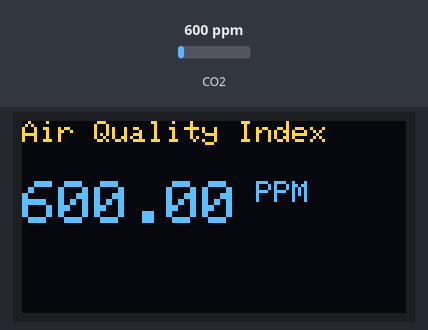
Bench run of a sketch on a simulated ESP8266 (NodeMCU). Parts: 128×64 one-colour display. Inputs (shaded band) come from the test bench; at power-on: CO2 600 ppm. The OLED is the two-colour kind (top 16 rows yellow); what the sketch prints to the serial monitor is not drawn.

Above: at 5.2 s.
5.3 s: CO2 set to 452 ppm
At 7.0 s:
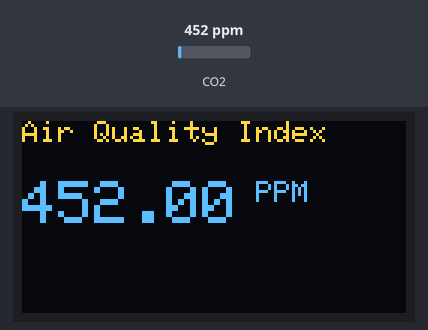
8.0 s: CO2 set to 1050 ppm
At 9.5 s:
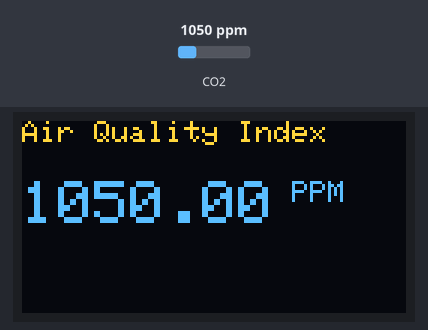
10.7 s: CO2 set to 1700 ppm
At 13.3 s:
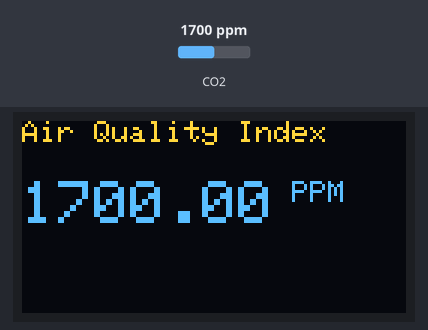
Timing chart, 0 to 14.8 s (numbered marks = the images above; inputs shaded):
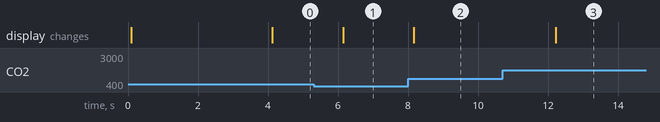

Measured:
- after the input at 5.3 s, the display: changes after 0.84 s (image 1)
- after the input at 8.0 s, the display: changes after 0.17 s (image 2)
- after the input at 10.7 s, the display: changes after 1.5 s (image 3)

The sketch:

mq135test.ino
```cpp
#include <ESP8266WiFi.h>
#include <SPI.h>
#include <Wire.h>
#include "MQ135.h"
#include <Adafruit_GFX.h>
#include <Adafruit_SSD1306.h>

#define SCREEN_WIDTH 128    // OLED display width, in pixels
#define SCREEN_HEIGHT 64    // OLED display height, in pixels
#define OLED_RESET -1       // Reset pin # (or -1 if sharing Arduino reset pin)
Adafruit_SSD1306 display(SCREEN_WIDTH, SCREEN_HEIGHT, &Wire, OLED_RESET);

String apiKey = "14K8UL2QEK8BTHN6"; // Enter your Write API key from ThingSpeak
const char *ssid = "Alexahome";     // replace with your wifi ssid and wpa2 key
const char *pass = "12345678";
const char* server = "api.thingspeak.com";

WiFiClient client;


void setup()
{
  Serial.begin(115200);
  display.begin(SSD1306_SWITCHCAPVCC, 0x3C); //initialize with the I2C addr 0x3C (128x64)
  display.clearDisplay();
  delay(10);

  Serial.println("Connecting to ");
  Serial.println(ssid);

  display.clearDisplay();
  display.setCursor(0,0);
  display.setTextSize(1);
  display.setTextColor(WHITE);
  display.println("Connecting to ");
  display.setTextSize(2);
  display.print(ssid);
  display.display();

  Serial.println("");
  Serial.println("WiFi connected");

  display.clearDisplay();
  display.setCursor(0,0);
  display.setTextSize(1);
  display.setTextColor(WHITE);
  display.print("WiFi connected");
  display.display();
  delay(4000);
}


  void loop()
  {
    MQ135 gasSensor = MQ135(A0);
    float air_quality = gasSensor.getPPM();
    Serial.print("Air Quality: ");
    Serial.print(air_quality);
    Serial.println("  PPM");
    Serial.println();

    display.clearDisplay();
    display.setCursor(0,0);  //oled display
    display.setTextSize(1);
    display.setTextColor(WHITE);
    display.println("Air Quality Index");


    display.setCursor(0,20);  //oled display
    display.setTextSize(2);
    display.setTextColor(WHITE);
    display.print(air_quality);
    display.setTextSize(1);
    display.setTextColor(WHITE);
    display.println(" PPM");
    display.display();

    delay(2000);      // thingspeak needs minimum 15 sec delay between updates.
}
```
